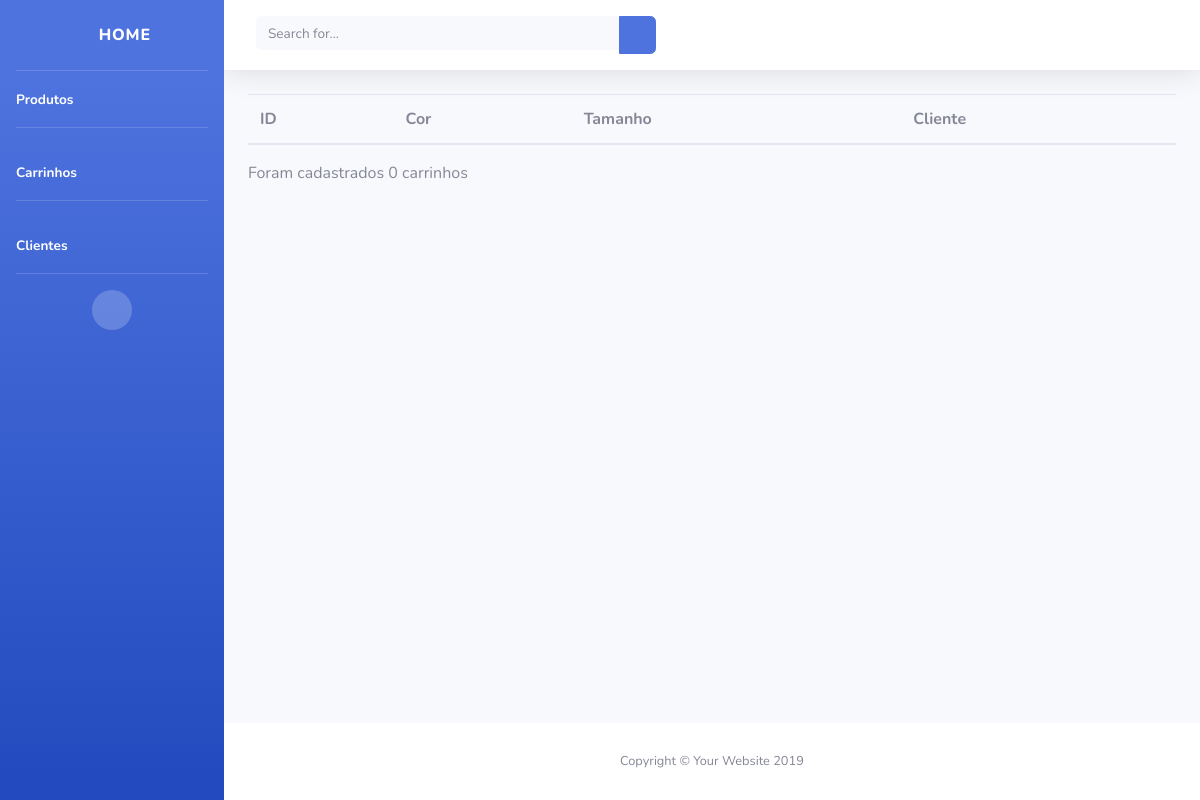
/primeira/carrinho/, run on an earlier commit of the app's database.
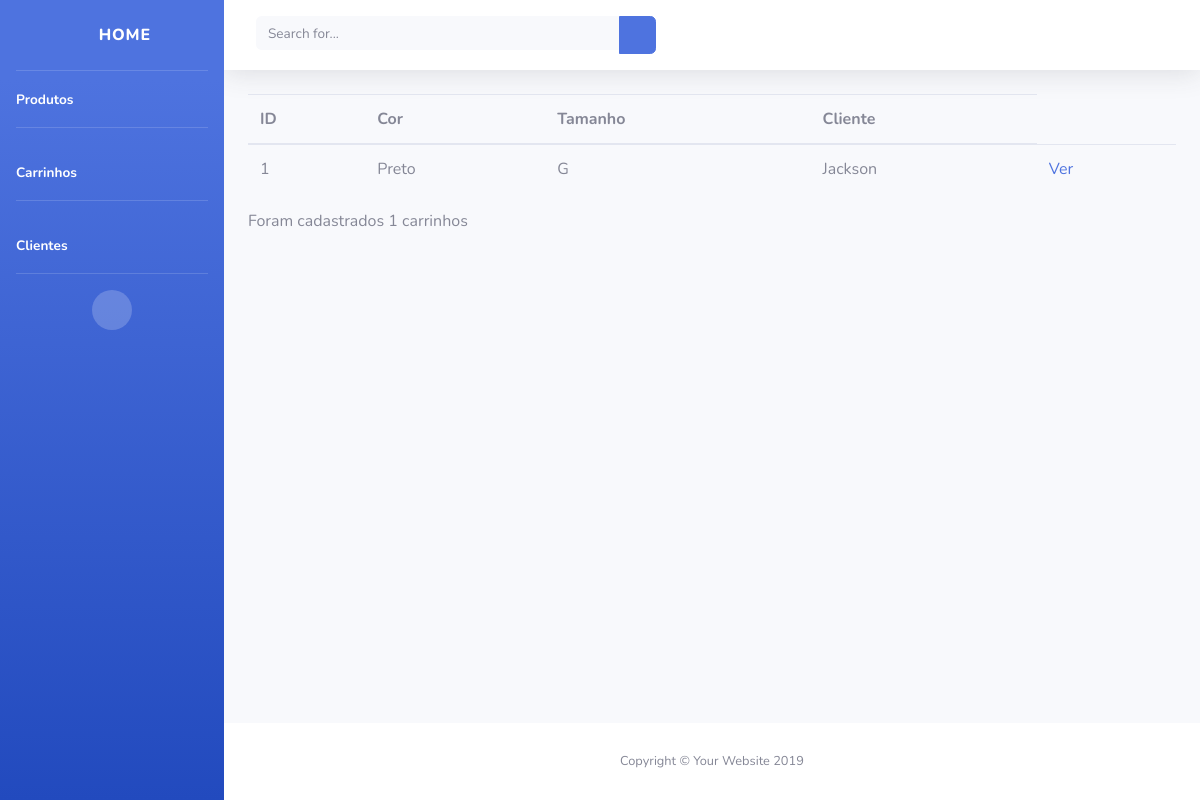
And on a later commit of the database.
### primeira/models.py (models this page shows, shortened)
class CarrinhoDeCompras(models.Model):
    cor = models.CharField(max_length=20)
    tamanho = models.CharField(max_length=20)
    cliente = models.ForeignKey(Cliente, on_delete=models.CASCADE)

class Cliente(models.Model):
    nome = models.CharField(max_length=50)
    idade = models.IntegerField()
    cpf = models.CharField(max_length=11)
    sexo = models.CharField(max_length=1)
    def __str__(self):
        return self.nome

### primeira/views.py (the view)
# urls.py: path('carrinho/', views.carrinho_list),
def carrinho_list(request):
    carrinhos = CarrinhoDeCompras.objects.all()
    return render (request, 'carrinho/list.html', {'carrinhos': carrinhos})

### primeira/templates/carrinho/list.html
{% extends 'base.html' %}
{% block conteudo %}
<table class="table">
    <thead>
        <tr>
            <th>ID</th>
            <th>Cor</th>
            <th>Tamanho</th>
            <th>Cliente</th>
        </tr>
    </thead>
    <tbody>
        {% for carrinho in carrinhos %}
            <tr>
                <td>{{carrinho.id}}</td>
                <td>{{carrinho.cor}}</td>
                <td>{{carrinho.tamanho}}</td>
                <td>{{carrinho.cliente}}</td>
                <td><a href="http://127.0.0.1:8000/primeira/carrinho/{{carrinho.id}}/">Ver</a></td>
            </tr>
        {% endfor %}
    </tbody>
</table>
<p>Foram cadastrados {{carrinhos | length }} carrinhos</p>
{% endblock %}

What changed in the data, as far as the page shows it:
added CarrinhoDeCompras: id "1", cor "Preto", tamanho "G", cliente "Jackson"
Also different on the page:
{{ carrinhos | length }}: "0" → "1"
